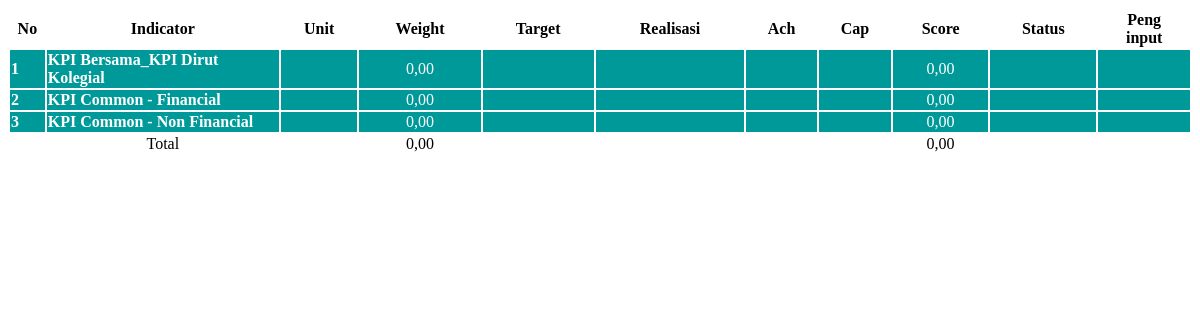
The page /homedata.php (signed in) on the database its author committed.
### tables this page shows
CREATE TABLE `p_bsc_perspective` (
  `id_bsc_perspective` int(5) NOT NULL,
  `nama_bsc_perspective` varchar(150) NOT NULL,
  `nilai` float(10,2) DEFAULT NULL,
  `cap` int(5) DEFAULT NULL,
  `cap2` int(5) DEFAULT NULL,
  `tgl_input` datetime DEFAULT NULL,
  `id_user_input` int(10) DEFAULT NULL,
  `ip_input` varchar(150) DEFAULT NULL
);

### homefungsi.php (called while the page is built, shortened)
<?php
function hitungtotal($id_organisasi, $id_periode, $id_status, $tahun){
	global $conn;
	$stmt_bsc = mysqli_query($conn,"select id_bsc_perspective, nama_bsc_perspective, cap, cap2
											from p_bsc_perspective ");
	$total_bobot = 0;
	$total_score = 0;
	while ($row_bsc = mysqli_fetch_array($stmt_bsc)) {
	 	$stmt = "select a.id_kpi, a.nama_kpi,
			IFNULL(a.parent,0) parent, a.urutan, a.id_bsc_perspective, a.satuan, IFNULL(a.realisasi,'0') realisasi2, IFNULL(a.score,'0') score2,
				(select count(*) from kpi x where x.parent = a.id_kpi ) jml_child, a.terbalik,
				IFNULL((select sum(z.bobot) from kpi_bobottarget z where z.id_kpi = a.id_kpi and
					z.id_organisasi = '".$id_organisasi."' and z.id_periode = '".$id_periode."' and z.tahun = '".$tahun."'), 0) bobot,
				IFNULL((select sum(z.target) from kpi_bobottarget z where z.id_kpi = a.id_kpi and
				z.id_organisasi = '".$id_organisasi."' and z.id_periode = '".$id_periode."' and z.tahun = '".$tahun."'), 0) target,
				IFNULL((select sum(z.realisasi) from kpi_realisasi z where z.id_kpi = a.id_kpi and
				z.id_organisasi = '".$id_organisasi."' and z.id_periode = '".$id_periode."' and z.tahun = '".$tahun."'
				and z.id_status = '1' ), 0) realisasi_prognose,
				IFNULL((select sum(z.realisasi) from kpi_realisasi z where z.id_kpi = a.id_kpi and
				z.id_organisasi = '".$id_organisasi."' and z.id_periode = '".$id_periode."' and z.tahun = '".$tahun."'
				and z.id_status = '3' ), 0) realisasi_rekon
				from kpi a
				left join kpi_organisasi b on a.id_kpi = b.id_kpi
				where a.id_kpi is not null and b.tahun = '".$tahun."' and b.id_organisasi = '".$id_organisasi."'
				and a.id_bsc_perspective = '".$row_bsc['id_bsc_perspective']."' and a.parent = '0'
				order by a.parent, a.urutan";
		$query = mysqli_query($conn,$stmt);
	}
	$total_arr = array("bobot"=>$total_bobot, "score"=>$total_score);
	return $total_arr;
}
function hitungtotalbsc($id_organisasi, $id_periode, $id_status, $tahun, $id_bsc_perspective){
	global $conn;
	$stmt_bsc = mysqli_query($conn,"select id_bsc_perspective, nama_bsc_perspective, cap, cap2
											from p_bsc_perspective
											where id_bsc_perspective = '".$id_bsc_perspective."'");
	$i = 1;
	$total_bobot = 0;
	$total_score = 0;
	while ($row_bsc = mysqli_fetch_array($stmt_bsc)) {
	 	$stmt = "select a.id_kpi, a.nama_kpi,
				IFNULL(a.parent,0) parent, a.urutan, a.id_bsc_perspective, a.satuan, IFNULL(a.realisasi,'0') realisasi2, IFNULL(a.score,'0') score2,
				(select count(*) from kpi x where x.parent = a.id_kpi ) jml_child, a.terbalik,
				IFNULL((select sum(z.bobot) from kpi_bobottarget z where z.id_kpi = a.id_kpi and
					z.id_organisasi = '".$id_organisasi."' and z.id_periode = '".$id_periode."' and z.tahun = '".$tahun."'), 0) bobot,
				IFNULL((select sum(z.target) from kpi_bobottarget z where z.id_kpi = a.id_kpi and
				z.id_organisasi = '".$id_organisasi."' and z.id_periode = '".$id_periode."' and z.tahun = '".$tahun."'), 0) target,
				IFNULL((select sum(z.realisasi) from kpi_realisasi z where z.id_kpi = a.id_kpi and
				z.id_organisasi = '".$id_organisasi."' and z.id_periode = '".$id_periode."' and z.tahun = '".$tahun."'
				and z.id_status = '1' ), 0) realisasi_prognose,
				IFNULL((select sum(z.realisasi) from kpi_realisasi z where z.id_kpi = a.id_kpi and
				z.id_organisasi = '".$id_organisasi."' and z.id_periode = '".$id_periode."' and z.tahun = '".$tahun."'
				and z.id_status = '3' ), 0) realisasi_rekon
				from kpi a
				left join kpi_organisasi b on a.id_kpi = b.id_kpi
				where a.id_kpi is not null and b.tahun = '".$tahun."' and b.id_organisasi = '".$id_organisasi."'
				and a.id_bsc_perspective = '".$row_bsc['id_bsc_perspective']."' and a.parent = 0
				order by a.parent, a.urutan";
		$query = mysqli_query($conn,$stmt);
	}
	$total_arr = array("bobot"=>$total_bobot, "score"=>$total_score);
	return $total_arr;
}
?>

### homedata.php (the view, shortened to what this page needs)
<?php
require_once("inc/fungsi.php");
require_once('./homefungsi.php');
switch($_REQUEST['tp']) {
	default :
		list_data();
		break;
}
		?>
	<?php
function list_data(){
	global $conn;
?>
    <link href="dist/css/stylenew.css" rel="stylesheet" type="text/css" />
   	<table id="datable_1" class="table table-bordered table-striped table-sm w-100">
		<thead>
            <tr align="center">
            	<th width="3%"><b>No</b></th>
                <th width="20%"><b>Indicator</b></th>
                <th><b>Unit</b></th>
                <th><b>Weight</b></th>
                <th><b>Target</b></th>
                <th><b>Realisasi</b></th>
                <th><b>Ach</b></th>
                <th><b>Cap</b></th>
                <th><b>Score</b></th>
                <th><b>Status</b></th>
                <th><b>Peng<br />input</b></th>
            </tr>
        </thead>
        <tbody>
            <?php
			if (empty($_REQUEST['tahun'])) {
				$tahun = date("Y");
			} else {
				$tahun = $_REQUEST['tahun'];
			}
			$id_organisasi = $_REQUEST['organisasi'];
			$id_periode = $_REQUEST['periode'];
			$stmt_bsc = mysqli_query($conn,"select id_bsc_perspective, nama_bsc_perspective, cap, cap2
											from p_bsc_perspective ");
			$i = 1;
			while ($row_bsc = mysqli_fetch_array($stmt_bsc)) {
				$total_arr = hitungtotalbsc($id_organisasi, $id_periode, $id_status, $tahun, $row_bsc['id_bsc_perspective']);
				$total_bobot = $total_arr['bobot'];
				$total_score = $total_arr['score'];
				?>
                <tr style="background-color:#009999; color:#FFFFFF;">
					<td><b><?php echo $i; ?></b></td>
                    <td><b><?php echo $row_bsc['nama_bsc_perspective']; ?></b></td>
	                <td></td>
                    <td align="center"><?php echo number_format($total_bobot,2,",",".");?></td>
                    <td></td>
                    <td></td>
                    <td></td>
                    <td></td>
                    <td align="center"><?php echo number_format($total_score,2,",",".");?></td>
                    <td></td>
                    <td></td>
                </tr>
				<?php
				$i++;
			}
		$total_arr = hitungtotal($id_organisasi, $id_periode, $id_status, $tahun);
		$total_bobot = $total_arr['bobot'];
		$total_score = $total_arr['score'];
			?>
        </tbody>
        <tfoot>
        	  <tr align="center">
            	<td>&nbsp;</td>
                <td>Total</td>
                <td>&nbsp;</td>
                <td><?php echo number_format($total_bobot,2,",",".");?></td>
                <td>&nbsp;</td>
               <td>&nbsp;</td>
                <td>&nbsp;</td>
                <td>&nbsp;</td>
                <td><?php echo number_format($total_score,2,",",".");?></td>
                <td>&nbsp;</td>
                <td>&nbsp;</td>
            </tr>
        </tfoot>
    </table>
<?php
}
?>

### rows shown on the page
p_bsc_perspective: nama_bsc_perspective "KPI Bersama_KPI Dirut Kolegial", total_bobot "0,00", total_score "0,00"
p_bsc_perspective: nama_bsc_perspective "KPI Common - Financial", total_bobot "0,00", total_score "0,00"
p_bsc_perspective: nama_bsc_perspective "KPI Common - Non Financial", total_bobot "0,00", total_score "0,00"

### other values the page prints
$total_bobot "0,00"
$total_score "0,00"
